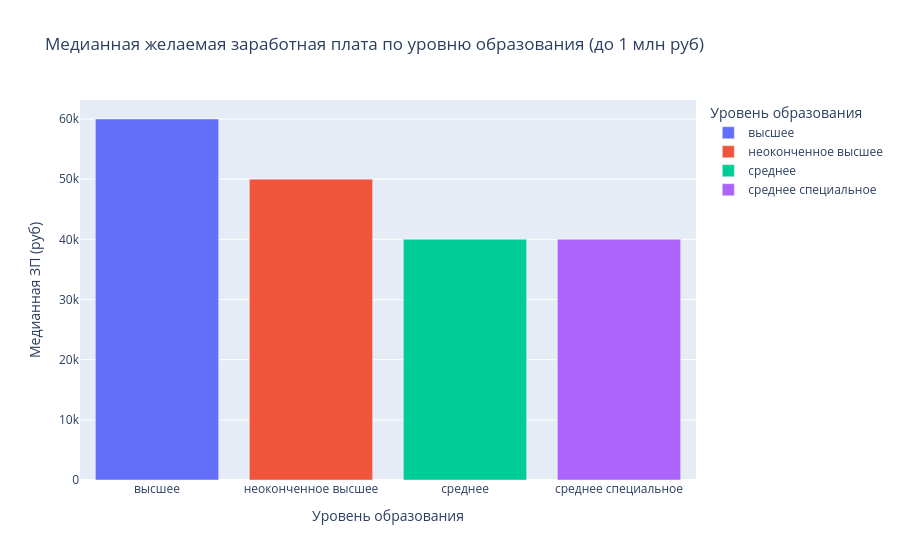

Write notebook code for a chart like this one.
### Markdown cell above
4. Постройте диаграмму, которая показывает зависимость **медианной** желаемой заработной платы (**"ЗП (руб)"**) от уровня образования (**"Образование"**). Используйте для диаграммы данные о резюме, где желаемая заработная плата меньше 1 млн рублей.
*Сделайте выводы по представленной диаграмме: для каких уровней образования наблюдаются наибольшие и наименьшие уровни желаемой заработной платы? Как вы считаете, важен ли признак уровня образования при прогнозировании заработной платы?*

### Code cell
# 1. Фильтрация данных: желаемая зарплата меньше 1 миллиона рублей
df_filtered = df[df['ЗП (руб)'] < 1_000_000]
feature = 'Образование'

# 2. Расчет медианной заработной платы для каждого уровня образования
# Plotly Express может автоматически выполнить агрегацию, но для большей точности
# и контроля можно использовать явную группировку через pandas.
median_salary_by_feature = df_filtered.groupby(feature)['ЗП (руб)'].median().reset_index()

# 3. Построение интерактивной столбчатой диаграммы с помощью Plotly Express
fig = px.bar(
    median_salary_by_feature,
    x = feature,
    y = 'ЗП (руб)',
    title = 'Медианная желаемая заработная плата по уровню образования (до 1 млн руб)',
    labels = {'ЗП (руб)': 'Медианная ЗП (руб)', feature: 'Уровень образования'},
    color = feature # Окрашивание столбцов по категориям
)
fig.show()

### Figure 1 — Plotly figure (JSON) as saved in the notebook; plotly's stock layout.template omitted (floating-point values rounded to 4 significant figures)
{"data": [{"hovertemplate": "Уровень образования=%{x}<br>Медианная ЗП (руб)=%{y}<extra></extra>", "legendgroup": "высшее", "marker": {"color": "#636efa", "pattern": {"shape": ""}}, "name": "высшее", "orientation": "v", "showlegend": true, "textposition": "auto", "type": "bar", "x": ["высшее"], "xaxis": "x", "y": [60000.0], "yaxis": "y"}, {"hovertemplate": "Уровень образования=%{x}<br>Медианная ЗП (руб)=%{y}<extra></extra>", "legendgroup": "неоконченное высшее", "marker": {"color": "#EF553B", "pattern": {"shape": ""}}, "name": "неоконченное высшее", "orientation": "v", "showlegend": true, "textposition": "auto", "type": "bar", "x": ["неоконченное высшее"], "xaxis": "x", "y": [50000.0], "yaxis": "y"}, {"hovertemplate": "Уровень образования=%{x}<br>Медианная ЗП (руб)=%{y}<extra></extra>", "legendgroup": "среднее", "marker": {"color": "#00cc96", "pattern": {"shape": ""}}, "name": "среднее", "orientation": "v", "showlegend": true, "textposition": "auto", "type": "bar", "x": ["среднее"], "xaxis": "x", "y": [40000.0], "yaxis": "y"}, {"hovertemplate": "Уровень образования=%{x}<br>Медианная ЗП (руб)=%{y}<extra></extra>", "legendgroup": "среднее специальное", "marker": {"color": "#ab63fa", "pattern": {"shape": ""}}, "name": "среднее специальное", "orientation": "v", "showlegend": true, "textposition": "auto", "type": "bar", "x": ["среднее специальное"], "xaxis": "x", "y": [40000.0], "yaxis": "y"}], "layout": {"barmode": "relative", "legend": {"title": {"text": "Уровень образования"}, "tracegroupgap": 0}, "title": {"text": "Медианная желаемая заработная плата по уровню образования (до 1 млн руб)"}, "xaxis": {"anchor": "y", "categoryarray": ["высшее", "неоконченное высшее", "среднее", "среднее специальное"], "categoryorder": "array", "domain": [0, 1], "title": {"text": "Уровень образования"}}, "yaxis": {"anchor": "x", "domain": [0, 1], "title": {"text": "Медианная ЗП (руб)"}}}}
